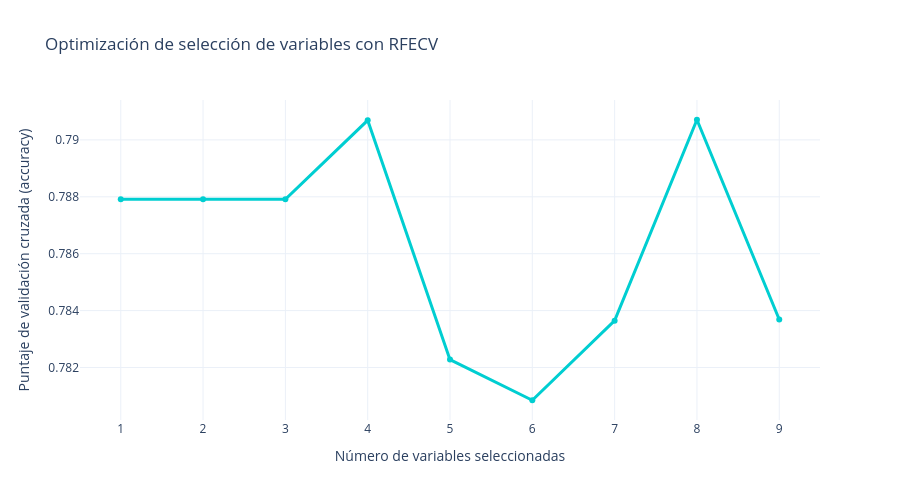

Notebook code for this chart:
### Code cell
from sklearn.feature_selection import RFECV
import plotly.graph_objects as go

# Aplicar RFECV con regresión logística
rfecv = RFECV(
    estimator=modelo, 
    step=1, 
    cv=10, 
    scoring='accuracy'
)
rfecv.fit(X, y)

# Mostrar resultados
print(f'Número óptimo de variables seleccionadas: {rfecv.n_features_}')
print(f'Variables seleccionadas: {list(X.columns[rfecv.support_])}')

# Obtener puntajes de validación cruzada desde cv_results_
scores = rfecv.cv_results_['mean_test_score']
num_features = list(range(1, len(scores) + 1))

# Crear gráfico interactivo
fig = go.Figure()

fig.add_trace(go.Scatter(
    x=num_features,
    y=scores,
    mode='lines+markers',
    line=dict(color='darkturquoise', width=3),
    marker=dict(size=6),
    name='Puntaje de validación cruzada'
))

fig.update_layout(
    title='Optimización de selección de variables con RFECV',
    xaxis_title='Número de variables seleccionadas',
    yaxis_title='Puntaje de validación cruzada (accuracy)',
    width=900,
    height=500,
    template='plotly_white'
)

fig.show()

### Figure 1 — Plotly figure (JSON) as saved in the notebook; plotly's stock layout.template omitted (floating-point values rounded to 4 significant figures)
{"data": [{"line": {"color": "darkturquoise", "width": 3}, "marker": {"size": 6}, "mode": "lines+markers", "name": "Puntaje de validación cruzada", "type": "scatter", "x": [1, 2, 3, 4, 5, 6, 7, 8, 9], "y": [0.7879, 0.7879, 0.7879, 0.7907, 0.7823, 0.7808, 0.7836, 0.7907, 0.7837]}], "layout": {"height": 500, "title": {"text": "Optimización de selección de variables con RFECV"}, "width": 900, "xaxis": {"title": {"text": "Número de variables seleccionadas"}}, "yaxis": {"title": {"text": "Puntaje de validación cruzada (accuracy)"}}}}
